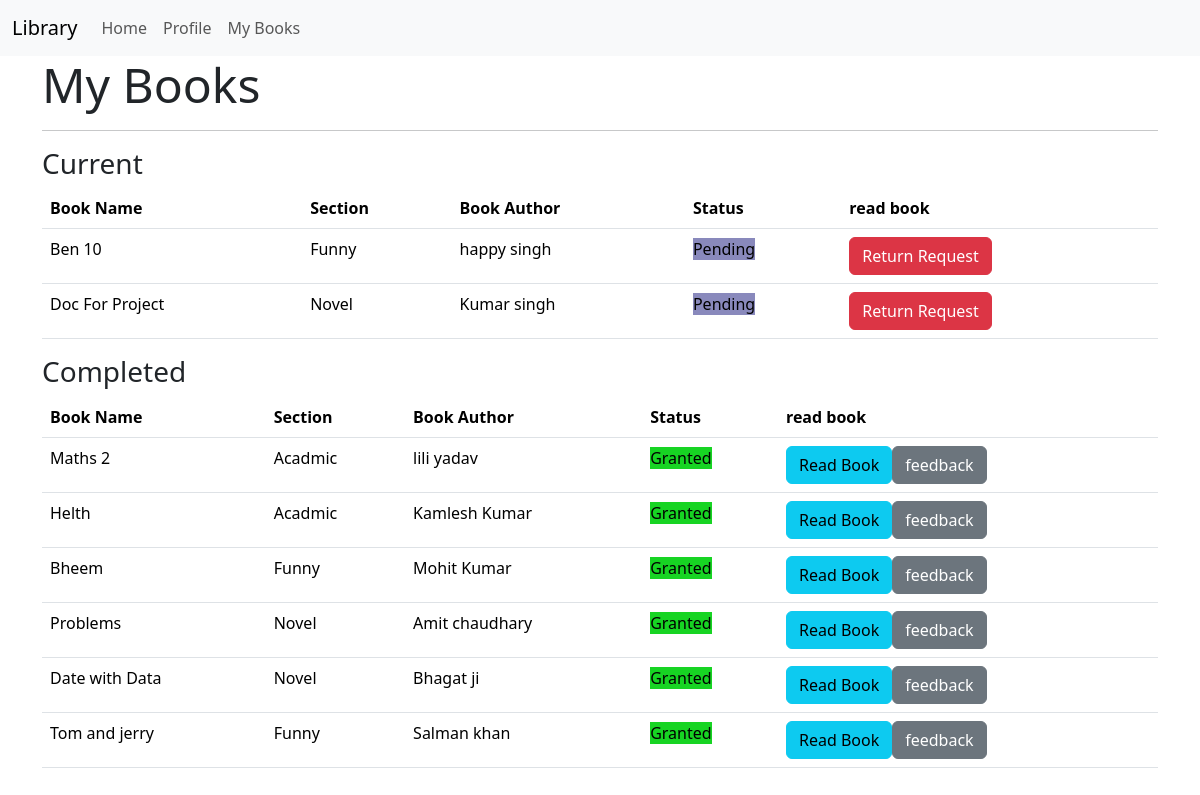
The page /mybook (signed in) on the database as committed earlier.
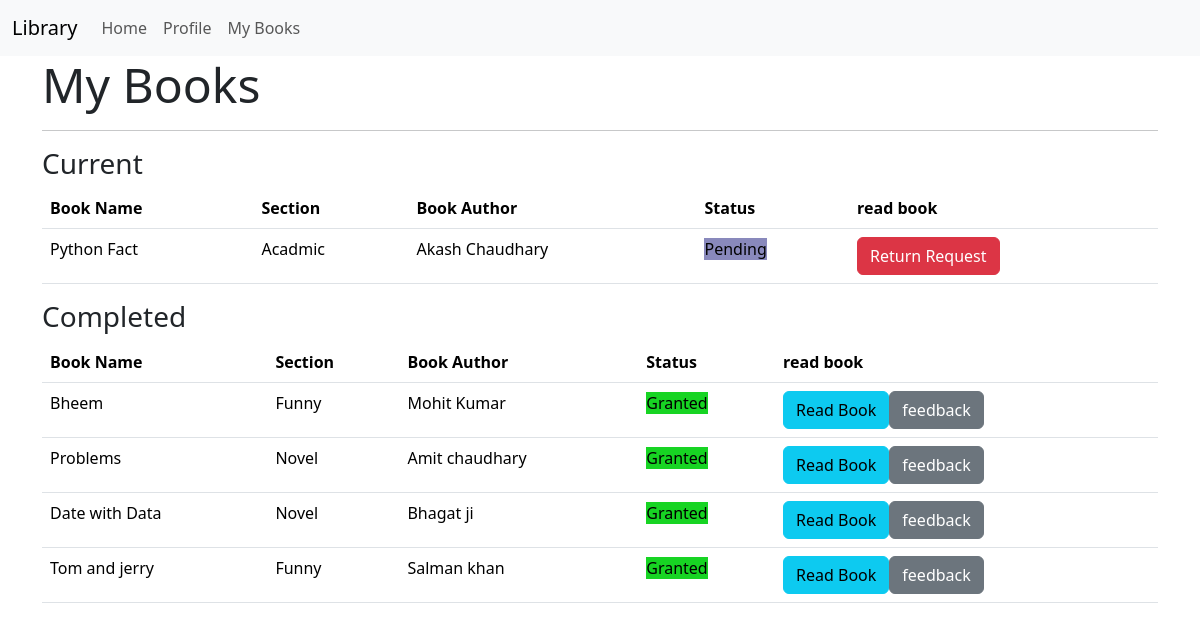
The same page on the database as committed later.
### models.py (models this page shows, shortened)
class BookRequest(db.Model):
    id = db.Column(db.Integer, primary_key=True)#
    user_id = db.Column(db.Integer, db.ForeignKey('user.id'), nullable=False)#
    book_id = db.Column(db.Integer, db.ForeignKey('book.id'), nullable=False)#
    request_date = db.Column(db.DateTime,default=datetime.utcnow)#
    requested_day=db.Column(db.Integer)#
    status=db.Column(db.String(30),default='Pending')#
    issued_date = db.Column(db.DateTime)
    return_date = db.Column(db.DateTime)
    access_expiry = db.Column(db.DateTime)

class Book(db.Model):
    id = db.Column(db.Integer, primary_key=True)#
    name = db.Column(db.String(64), nullable=False)#
    content = db.Column(db.Text)#
    authors = db.Column(db.String(255))#
    book_upload_date = db.Column(db.Date,default=datetime.utcnow)#
    section_id = db.Column(db.Integer, db.ForeignKey('section.id'), nullable=False)#
    bookrequest = db.relationship('BookRequest', backref='book', lazy=True, cascade='all, delete-orphan')#

class Section(db.Model):
    id = db.Column(db.Integer, primary_key=True)#
    name = db.Column(db.String(32), unique=True)#
    date_created = db.Column(db.Date,default=datetime.utcnow)#
    description = db.Column(db.Text)#
    books = db.relationship('Book', backref='section', lazy=True,cascade='all, delete-orphan')

### routes.py (the view)
@app.route('/mybook')
@auth_required
def mybook():
    mybooks = BookRequest.query.filter_by(user_id=session['user_id']).all()
    return render_template('mybook.html', mybooks=mybooks)

### routes.py (called while the page is built)
def auth_required(func):
    @wraps(func)
    def inner(*args, **kwargs):
        if 'user_id' in session:
            return func(*args, **kwargs)
        else:
            flash('Please login to continue')
            return redirect(url_for('login'))
    return inner

### templates/mybook.html
{% extends 'layout.html' %}
{% block content %}
<h1 class="display-5">My Books</h1>
<hr>
<h3>Current</h3>
<table class="table">
    <thead>
        <tr>
            <th>Book Name</th>
            <th>Section</th>
            <th>Book Author</th>
            <th>Status</th>
            <th>read book</th>
        </tr>
    </thead>
    <tbody>
        {% for mybook in mybooks %}
        {%if mybook.status == 'Pending'%}
        <tr>
            <td>{{mybook.book.name}}</td>
            <td>{{mybook.book.section.name}}</td>
            <td>{{mybook.book.authors}}</td>
            <td>
                <span style="background-color: rgb(137, 137, 188);">{{mybook.status}}</span>
            <td>
                <form action="{{ url_for('myrequest_return', book_request_id=mybook.id) }}" method="post">
                <button type="submit" class="btn btn-danger">Return Request</button>
                </form>
                {% endif %}
                </td>
            </td>
        </tr>
        {% endfor %}
</table>
<h3>Completed</h3>
<table class="table">
    <thead>
        <tr>
            <th>Book Name</th>
            <th>Section</th>
            <th>Book Author</th>
            <th>Status</th>
            <th>read book</th>
        </tr>
    </thead>
    <tbody>
        {% for mybook in mybooks %}
        {%if mybook.status == 'Granted'%}
        <tr>
            <td>{{mybook.book.name}}</td>
            <td>{{mybook.book.section.name}}</td>
            <td>{{mybook.book.authors}}</td>
            <td>
                <span style="background-color: rgb(23, 212, 35);">{{mybook.status}}</span>
            <td>
            <div class="btn-group">
                <form action="{{ url_for('mybook_read', book_request_id=mybook.id) }}" method="post">
                    <button type="submit" class="btn btn-info">Read Book</button>
                </form>
                <form action="{{url_for('myfeedback', book_id = mybook.id)}}">
                    <button type="submit" class="btn btn-secondary"> feedback</button>
                </form>
            </div>
            {% endif %}
            </td>
        </tr>
        {% endfor %}
</table>
{% endblock %}

### templates/layout.html (shortened to what this page needs)
<!DOCTYPE html>
<html lang="en">
<head>
<link href="https://cdn.jsdelivr.net/npm/bootstrap@5.3.2/dist/css/bootstrap.min.css" rel="stylesheet">
</head>
<body>
    {% include 'navbar.html'   %}
    <div class="container">
    {% block content %}
    {% endblock %}
    </div>
</body>
</html>

### templates/navbar.html (shortened to what this page needs)
<nav class="navbar navbar-expand-lg bg-body-tertiary">
    <div class="container-fluid">
      <a class="navbar-brand" href="/">Library</a>
      <div class="collapse navbar-collapse" id="navbarNav">
        <ul class="navbar-nav">
          {% if 'user_id' in session %}
          <li class="nav-item">
            <a class="nav-link"  href="{{ url_for('index') }}">Home</a>
          </li>
          <li class="nav-item">
            <a class="nav-link"  href="{{ url_for('profile') }}">Profile</a>
          </li>
              <li class="nav-item">
                <a class="nav-link" href="{{ url_for('mybook') }}">My Books</a>
              </li>
          {% endif %}
        </ul>
      </div>
    </div>
  </nav>

Rows that differ between the two databases and show on the page:
removed BookRequest: book.name "Ben 10", book.section.name "Funny", book.authors "happy singh", status "Pending", shown under "Current"
no longer on this page (row edited): BookRequest: book.name "Doc For Project", book.section.name "Novel", book.authors "Kumar singh", status "Pending", shown under "Current"
removed BookRequest: book.name "Maths 2", book.section.name "Acadmic", book.authors "lili yadav", status "Granted", shown under "Completed"
removed BookRequest: book.name "Helth", book.section.name "Acadmic", book.authors "Kamlesh Kumar", status "Granted", shown under "Completed"
added BookRequest: book.name "Python Fact", book.section.name "Acadmic", book.authors "Akash Chaudhary", status "Pending", shown under "Current"
